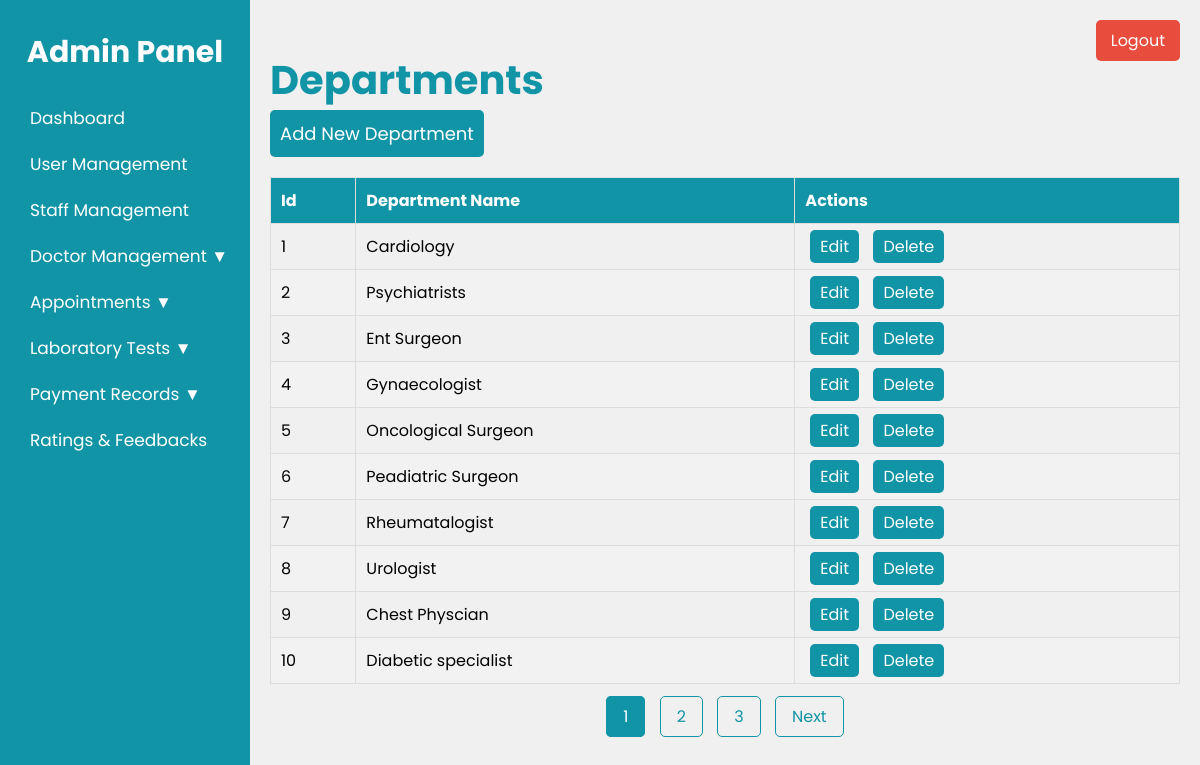
Screenshot of /Admin/departments.php (signed in) with the database file from the repository.
### tables this page shows
CREATE TABLE IF NOT EXISTS `departments` (
  `id` int NOT NULL AUTO_INCREMENT,
  `name` varchar(100) NOT NULL,
  PRIMARY KEY (`id`)
);

### Admin/departments.php (the view, shortened to what this page needs)
<?php
include('connect.php');
$records_per_page = 10;
$page = isset($_GET['page']) ? (int) $_GET['page'] : 1;
$offset = ($page - 1) * $records_per_page;
$sql = "SELECT * FROM departments LIMIT $offset, $records_per_page";
$result = $conn->query($sql);
$sql_total = "SELECT COUNT(*) AS total FROM departments";
$result_total = $conn->query($sql_total);
$row_total = $result_total->fetch_assoc();
$total_records = $row_total['total'];
$total_pages = ceil($total_records / $records_per_page);
?>
<!DOCTYPE html>
<html lang="en">
<head>
    <link rel="stylesheet" href="departments.css">
</head>
<body>
    <div class="admin-container">
        <nav class="sidebar">
            <h2>Admin Panel</h2>
            <ul>
                <li><a href="dashboard.php">Dashboard</a></li>
                <li><a href="user_management.php">User Management</a></li>
                <li><a href="staff_management.php">Staff Management</a></li>
                <li><a href="#">Doctor Management ▼</a>
                </li>
                <li>
                    <a href="#">Appointments ▼</a>
                </li>
                <li>
                    <a href="#">Laboratory Tests ▼</a>
                </li>
                <li>
                    <a href="#">Payment Records ▼</a>
                </li>
                <li><a href="feedback.php">Ratings & Feedbacks</a></li>
            </ul>
        </nav>
        <div class="main-content">
            <h1 class="tittle">Departments</h1>
            <button class="add-btn" onclick="openForm()">Add New Department</button>
            <table class="department-table">
                <thead>
                    <tr>
                        <th>Id</th>
                        <th>Department Name</th>
                        <th>Actions</th>
                    </tr>
                </thead>
                <tbody>
                    <?php while ($row = mysqli_fetch_assoc($result)) { ?>
                        <tr>
                            <td><?php echo $row['id']; ?></td>
                            <td><?php echo $row['name']; ?></td>
                            <td>
                                <a href="edit_department.php?id=<?php echo $row['id']; ?>" class="edit-btn">Edit</a>
                                <a href="delete_department.php?id=<?php echo $row['id']; ?>" class="delete-btn"
                                    onclick="return confirm('Are you sure you want to delete this department?')">Delete</a>
                            </td>
                        </tr>
                    <?php } ?>
                </tbody>
            </table>
            <div class="pagination">
                <?php for ($i = 1; $i <= $total_pages; $i++): ?>
                    <a href="departments.php?page=<?php echo $i; ?>"
                        class="<?php echo ($page == $i) ? 'active' : ''; ?>"><?php echo $i; ?></a>
                <?php endfor; ?>
                <?php if ($page < $total_pages): ?>
                    <a href="departments.php?page=<?php echo $page + 1; ?>">Next</a>
                <?php endif; ?>
            </div>
        </div>
    </div>
    <a href="logout.php" class="logout-btn">Logout</a>
</body>
</html>

### Admin/departments.css (style rules this page uses)
* { margin: 0; padding: 0; font-family: "Poppins", sans-serif; box-sizing: border-box; }
body { background-color: #f0f0f0; }
.admin-container { display: flex; flex-direction: row; }
.sidebar { width: 250px; background-color: #1294A7; color: white; height: 100vh; padding-top: 20px; display: flex; flex-direction: column; position: fixed; }
.sidebar h2 { color: white; text-align: center; padding-top: 10px; margin-bottom: 20px; font-size: 30px; }
.sidebar ul { list-style-type: none; padding: 0; }
.sidebar ul li { font-size: 17px; padding: 10px 20px; }
.sidebar ul li a { color: white; text-decoration: none; display: block; padding-left:10px; border-radius: 5px; transition:transform 0.3s, background-color 0.3s ease; }
.main-content { flex-grow: 1; margin-top: 30px; padding: 20px; margin-left: 250px; }
.main-content .tittle { color: #1294A7; font-size: 40px; }
.logout-btn { position: fixed; top: 20px; right: 20px; background-color: #e74c3c; text-align: center; color: white; padding: 8px 15px; border: none; border-radius: 5px; text-decoration: none; transition: background-color 0.3s ease; }
.add-btn { background-color: #1294A7; color: white; padding: 10px; font-size: 18px; border: none; border-radius: 5px; cursor: pointer; transition: background-color 0.3s; }
.department-table { width: 100%; margin-top: 20px; border-collapse: collapse; }
.department-table th, .department-table td { padding: 10px; border: 1px solid #ddd; text-align: left; }
.department-table th { background-color: #1294A7; color: white; }
.department-table tr:nth-child(even) { background-color: #f2f2f2; }
.department-table a { text-decoration: none; padding: 5px 10px; margin: 0 5px; color: white; border-radius: 5px; }
.department-table a { background-color: #1294A7; transition: background-color 0.3s; }
.pagination { margin-top: 20px; text-align: center; }
.pagination a { padding: 8px 16px; margin: 0 5px; color: #1294A7; text-decoration: none; border-radius: 5px; border: 1px solid #1294A7; }
.pagination a.active { background-color: #1294A7; color: white; }

### rows the page displays
departments: id "1", name "Cardiology"
departments: id "2", name "Psychiatrists"
departments: id "3", name "Ent Surgeon"
departments: id "4", name "Gynaecologist"
departments: id "5", name "Oncological Surgeon"
departments: id "6", name "Peadiatric Surgeon"
departments: id "7", name "Rheumatalogist"
departments: id "8", name "Urologist"
departments: id "9", name "Chest Physcian"
departments: id "10", name "Diabetic specialist"
